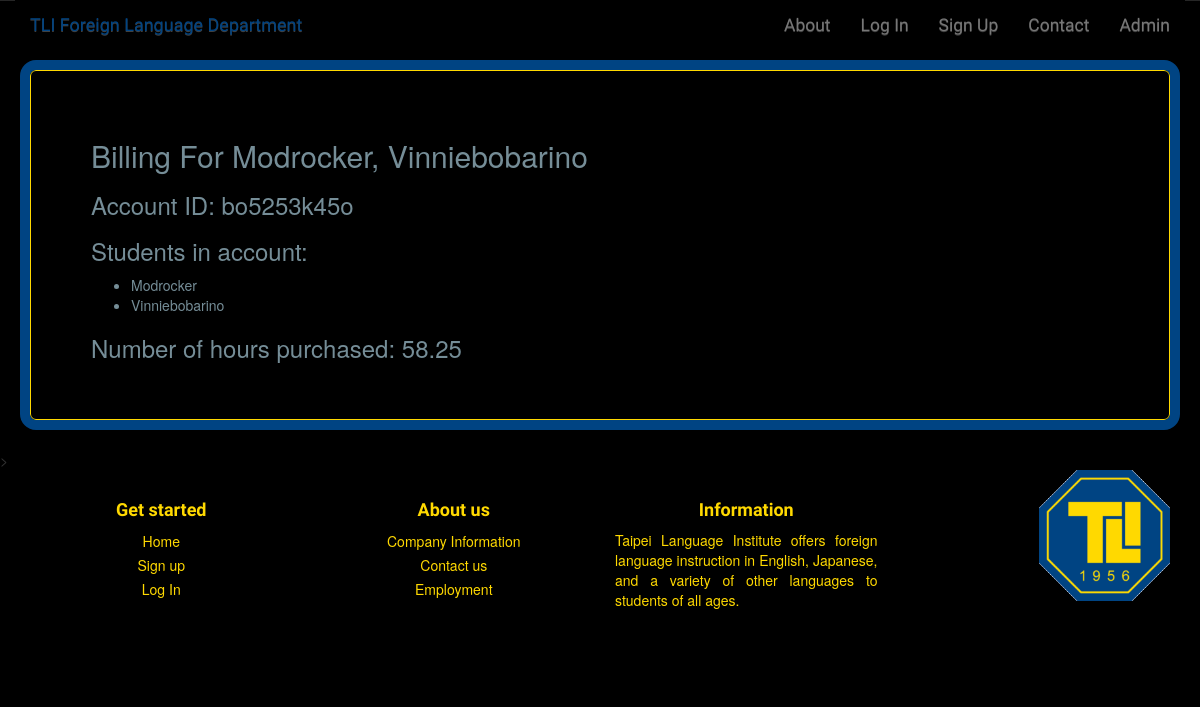
Screenshot of /class-billing-admin/bo5253k45o/billing_detail/ with the database file from the repository.
### class_billing_admin/models.py (models this page shows)
class StudentBilling(models.Model):
    custom_query = StudentBillingManager()
    objects = models.Manager()
    student_account = models.ManyToManyField(Profile, limit_choices_to={'student': True},
                                               related_name='student_account')
    purchased_class_hours = models.DecimalField(max_digits=5, decimal_places=2)
    account_id = models.CharField(max_length=10, null=True, blank=True)
    slug = models.SlugField(max_length=50, blank=True, null=True)
    def __str__(self):
        sb = [student.user.username for student in self.student_account.all()]
        students_billed = ', '.join(sb)
        return "Billing for {}".format(students_billed)

### accounts/models.py (models this page shows)
class Profile(models.Model):
    custom_query = ProfileManager()
    objects = models.Manager()
    user = models.OneToOneField(settings.AUTH_USER_MODEL)
    contact_email = models.EmailField(max_length=200, null=True, blank=True)
    surname = models.CharField(max_length=120, null=True, blank=True)
    given_name = models.CharField(max_length=120, null=True, blank=True)
    teacher = models.BooleanField(default=False)
    student = models.BooleanField(default=False)
    course_content_preferences = models.TextField(editable=True, default='', blank=True)
    other_personal_information = models.TextField(editable=True, default='', blank=True)
    def __str__(self):
        return self.user.username

### class_billing_admin/views.py (the view)
# urls.py: url(r'^(?P<slug>[\w-]+)/billing_detail/$', class_billing_detail_view, name='class-billing-detail'),
def class_billing_detail_view(request, slug=None):
    object = get_object_or_404(StudentBilling, slug=slug)
    context = {
        'object': object,
    }
    template = "class_billing_admin/class_billing_account_detail.html"
    return render(request, template, context)

### class_billing_admin/templates/class_billing_admin/class_billing_account_detail.html
{% extends "base.html" %}
{% block content %}
{% load bootstrap3 %}
<h2>{{ object|title }}</h2>
<h3>Account ID: {{ object.account_id }}</h3>
<h3>Students in account:</h3>
    <ul>
        {% for account in object.student_account.all %}
        <li>{{ account|title }}</li>
        {% endfor %}
    </ul>
<h3>Number of hours purchased: {{ object.purchased_class_hours }}</h3>
{% endblock %}

### rows the page displays
StudentBilling: id.username "Billing For Modrocker, Vinniebobarino", account_id "bo5253k45o", purchased_class_hours "58.25"
Profile: user.username "Modrocker"
Profile: user.username "Vinniebobarino"
